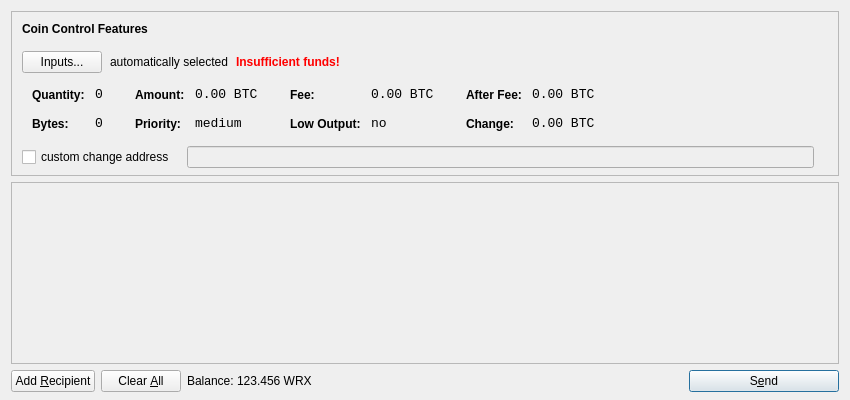
<?xml version="1.0" encoding="UTF-8"?>
<ui version="4.0">
 <class>SendCoinsDialog</class>
 <widget class="QDialog" name="SendCoinsDialog">
  <property name="geometry">
   <rect>
    <x>0</x>
    <y>0</y>
    <width>850</width>
    <height>400</height>
   </rect>
  </property>
  <property name="windowTitle">
   <string>Send Coins</string>
  </property>
  <layout class="QVBoxLayout" name="verticalLayout" stretch="0,1,0">
   <property name="bottomMargin">
    <number>8</number>
   </property>
   <item>
    <widget class="QFrame" name="frameCoinControl">
     <property name="sizePolicy">
      <sizepolicy hsizetype="Expanding" vsizetype="Expanding">
       <horstretch>0</horstretch>
       <verstretch>0</verstretch>
      </sizepolicy>
     </property>
     <property name="maximumSize">
      <size>
       <width>16777215</width>
       <height>16777215</height>
      </size>
     </property>
     <property name="frameShape">
      <enum>QFrame::StyledPanel</enum>
     </property>
     <property name="frameShadow">
      <enum>QFrame::Sunken</enum>
     </property>
     <layout class="QVBoxLayout" name="verticalLayoutCoinControl2">
      <property name="spacing">
       <number>-1</number>
      </property>
      <property name="leftMargin">
       <number>0</number>
      </property>
      <property name="topMargin">
       <number>0</number>
      </property>
      <property name="rightMargin">
       <number>0</number>
      </property>
      <property name="bottomMargin">
       <number>6</number>
      </property>
      <item>
       <layout class="QVBoxLayout" name="verticalLayoutCoinControl" stretch="0,0,0,0,1">
        <property name="spacing">
         <number>0</number>
        </property>
        <property name="leftMargin">
         <number>10</number>
        </property>
        <property name="topMargin">
         <number>10</number>
        </property>
        <item>
         <layout class="QHBoxLayout" name="horizontalLayoutCoinControl1">
          <property name="bottomMargin">
           <number>15</number>
          </property>
          <item>
           <widget class="QLabel" name="labelCoinControlFeatures">
            <property name="sizePolicy">
             <sizepolicy hsizetype="Preferred" vsizetype="Maximum">
              <horstretch>0</horstretch>
              <verstretch>0</verstretch>
             </sizepolicy>
            </property>
            <property name="font">
             <font>
              <weight>75</weight>
              <bold>true</bold>
             </font>
            </property>
            <property name="styleSheet">
             <string notr="true">font-weight:bold;</string>
            </property>
            <property name="text">
             <string>Coin Control Features</string>
            </property>
           </widget>
          </item>
         </layout>
        </item>
        <item>
         <layout class="QHBoxLayout" name="horizontalLayoutCoinControl2" stretch="0,0,0,0">
          <property name="spacing">
           <number>8</number>
          </property>
          <property name="bottomMargin">
           <number>10</number>
          </property>
          <item>
           <widget class="QPushButton" name="pushButtonCoinControl">
            <property name="styleSheet">
             <string notr="true"/>
            </property>
            <property name="text">
             <string>Inputs...</string>
            </property>
           </widget>
          </item>
          <item>
           <widget class="QLabel" name="labelCoinControlAutomaticallySelected">
            <property name="text">
             <string>automatically selected</string>
            </property>
            <property name="margin">
             <number>5</number>
            </property>
           </widget>
          </item>
          <item>
           <widget class="QLabel" name="labelCoinControlInsuffFunds">
            <property name="font">
             <font>
              <weight>75</weight>
              <bold>true</bold>
             </font>
            </property>
            <property name="styleSheet">
             <string notr="true">color:red;font-weight:bold;</string>
            </property>
            <property name="text">
             <string>Insufficient funds!</string>
            </property>
            <property name="margin">
             <number>5</number>
            </property>
           </widget>
          </item>
          <item>
           <spacer name="horizontalSpacerCoinControl">
            <property name="orientation">
             <enum>Qt::Horizontal</enum>
            </property>
            <property name="sizeHint" stdset="0">
             <size>
              <width>40</width>
              <height>1</height>
             </size>
            </property>
           </spacer>
          </item>
         </layout>
        </item>
        <item>
         <widget class="QWidget" name="widgetCoinControl" native="true">
          <property name="sizePolicy">
           <sizepolicy hsizetype="Preferred" vsizetype="Preferred">
            <horstretch>0</horstretch>
            <verstretch>0</verstretch>
           </sizepolicy>
          </property>
          <property name="minimumSize">
           <size>
            <width>0</width>
            <height>0</height>
           </size>
          </property>
          <property name="styleSheet">
           <string notr="true"/>
          </property>
          <layout class="QHBoxLayout" name="horizontalLayoutCoinControl5">
           <property name="margin">
            <number>0</number>
           </property>
           <item>
            <layout class="QHBoxLayout" name="horizontalLayoutCoinControl3" stretch="0,0,0,1">
             <property name="spacing">
              <number>20</number>
             </property>
             <property name="topMargin">
              <number>0</number>
             </property>
             <property name="bottomMargin">
              <number>10</number>
             </property>
             <item>
              <layout class="QFormLayout" name="formLayoutCoinControl1">
               <property name="horizontalSpacing">
                <number>10</number>
               </property>
               <property name="verticalSpacing">
                <number>14</number>
               </property>
               <property name="leftMargin">
                <number>10</number>
               </property>
               <property name="topMargin">
                <number>4</number>
               </property>
               <property name="rightMargin">
                <number>6</number>
               </property>
               <item row="0" column="0">
                <widget class="QLabel" name="labelCoinControlQuantityText">
                 <property name="styleSheet">
                  <string notr="true">font-weight:bold;</string>
                 </property>
                 <property name="text">
                  <string>Quantity:</string>
                 </property>
                 <property name="margin">
                  <number>0</number>
                 </property>
                </widget>
               </item>
               <item row="0" column="1">
                <widget class="QLabel" name="labelCoinControlQuantity">
                 <property name="font">
                  <font>
                   <family>Monospace</family>
                   <pointsize>10</pointsize>
                  </font>
                 </property>
                 <property name="cursor">
                  <cursorShape>IBeamCursor</cursorShape>
                 </property>
                 <property name="contextMenuPolicy">
                  <enum>Qt::ActionsContextMenu</enum>
                 </property>
                 <property name="text">
                  <string notr="true">0</string>
                 </property>
                 <property name="margin">
                  <number>0</number>
                 </property>
                 <property name="textInteractionFlags">
                  <set>Qt::LinksAccessibleByMouse|Qt::TextSelectableByKeyboard|Qt::TextSelectableByMouse</set>
                 </property>
                </widget>
               </item>
               <item row="1" column="0">
                <widget class="QLabel" name="labelCoinControlBytesText">
                 <property name="styleSheet">
                  <string notr="true">font-weight:bold;</string>
                 </property>
                 <property name="text">
                  <string>Bytes:</string>
                 </property>
                </widget>
               </item>
               <item row="1" column="1">
                <widget class="QLabel" name="labelCoinControlBytes">
                 <property name="font">
                  <font>
                   <family>Monospace</family>
                   <pointsize>10</pointsize>
                  </font>
                 </property>
                 <property name="cursor">
                  <cursorShape>IBeamCursor</cursorShape>
                 </property>
                 <property name="contextMenuPolicy">
                  <enum>Qt::ActionsContextMenu</enum>
                 </property>
                 <property name="text">
                  <string notr="true">0</string>
                 </property>
                 <property name="textInteractionFlags">
                  <set>Qt::LinksAccessibleByMouse|Qt::TextSelectableByKeyboard|Qt::TextSelectableByMouse</set>
                 </property>
                </widget>
               </item>
              </layout>
             </item>
             <item>
              <layout class="QFormLayout" name="formLayoutCoinControl2">
               <property name="horizontalSpacing">
                <number>10</number>
               </property>
               <property name="verticalSpacing">
                <number>14</number>
               </property>
               <property name="leftMargin">
                <number>6</number>
               </property>
               <property name="topMargin">
                <number>4</number>
               </property>
               <property name="rightMargin">
                <number>6</number>
               </property>
               <item row="0" column="0">
                <widget class="QLabel" name="labelCoinControlAmountText">
                 <property name="styleSheet">
                  <string notr="true">font-weight:bold;</string>
                 </property>
                 <property name="text">
                  <string>Amount:</string>
                 </property>
                 <property name="margin">
                  <number>0</number>
                 </property>
                </widget>
               </item>
               <item row="0" column="1">
                <widget class="QLabel" name="labelCoinControlAmount">
                 <property name="font">
                  <font>
                   <family>Monospace</family>
                   <pointsize>10</pointsize>
                  </font>
                 </property>
                 <property name="cursor">
                  <cursorShape>IBeamCursor</cursorShape>
                 </property>
                 <property name="contextMenuPolicy">
                  <enum>Qt::ActionsContextMenu</enum>
                 </property>
                 <property name="text">
                  <string notr="true">0.00 BTC</string>
                 </property>
                 <property name="textInteractionFlags">
                  <set>Qt::LinksAccessibleByMouse|Qt::TextSelectableByKeyboard|Qt::TextSelectableByMouse</set>
                 </property>
                </widget>
               </item>
               <item row="1" column="0">
                <widget class="QLabel" name="labelCoinControlPriorityText">
                 <property name="styleSheet">
                  <string notr="true">font-weight:bold;</string>
                 </property>
                 <property name="text">
                  <string>Priority:</string>
                 </property>
                </widget>
               </item>
               <item row="1" column="1">
                <widget class="QLabel" name="labelCoinControlPriority">
                 <property name="font">
                  <font>
                   <family>Monospace</family>
                   <pointsize>10</pointsize>
                  </font>
                 </property>
                 <property name="cursor">
                  <cursorShape>IBeamCursor</cursorShape>
                 </property>
                 <property name="contextMenuPolicy">
                  <enum>Qt::ActionsContextMenu</enum>
                 </property>
                 <property name="text">
                  <string>medium</string>
                 </property>
                 <property name="textInteractionFlags">
                  <set>Qt::LinksAccessibleByMouse|Qt::TextSelectableByKeyboard|Qt::TextSelectableByMouse</set>
                 </property>
                </widget>
               </item>
              </layout>
             </item>
             <item>
              <layout class="QFormLayout" name="formLayoutCoinControl3">
               <property name="horizontalSpacing">
                <number>10</number>
               </property>
               <property name="verticalSpacing">
                <number>14</number>
               </property>
               <property name="leftMargin">
                <number>6</number>
               </property>
               <property name="topMargin">
                <number>4</number>
               </property>
               <property name="rightMargin">
                <number>6</number>
               </property>
               <item row="0" column="0">
                <widget class="QLabel" name="labelCoinControlFeeText">
                 <property name="styleSheet">
                  <string notr="true">font-weight:bold;</string>
                 </property>
                 <property name="text">
                  <string>Fee:</string>
                 </property>
                 <property name="margin">
                  <number>0</number>
                 </property>
                </widget>
               </item>
               <item row="0" column="1">
                <widget class="QLabel" name="labelCoinControlFee">
                 <property name="font">
                  <font>
                   <family>Monospace</family>
                   <pointsize>10</pointsize>
                  </font>
                 </property>
                 <property name="cursor">
                  <cursorShape>IBeamCursor</cursorShape>
                 </property>
                 <property name="contextMenuPolicy">
                  <enum>Qt::ActionsContextMenu</enum>
                 </property>
                 <property name="text">
                  <string notr="true">0.00 BTC</string>
                 </property>
                 <property name="textInteractionFlags">
                  <set>Qt::LinksAccessibleByMouse|Qt::TextSelectableByKeyboard|Qt::TextSelectableByMouse</set>
                 </property>
                </widget>
               </item>
               <item row="1" column="0">
                <widget class="QLabel" name="labelCoinControlLowOutputText">
                 <property name="styleSheet">
                  <string notr="true">font-weight:bold;</string>
                 </property>
                 <property name="text">
                  <string>Low Output:</string>
                 </property>
                </widget>
               </item>
               <item row="1" column="1">
                <widget class="QLabel" name="labelCoinControlLowOutput">
                 <property name="font">
                  <font>
                   <family>Monospace</family>
                   <pointsize>10</pointsize>
                  </font>
                 </property>
                 <property name="cursor">
                  <cursorShape>IBeamCursor</cursorShape>
                 </property>
                 <property name="contextMenuPolicy">
                  <enum>Qt::ActionsContextMenu</enum>
                 </property>
                 <property name="text">
                  <string>no</string>
                 </property>
                 <property name="textInteractionFlags">
                  <set>Qt::LinksAccessibleByMouse|Qt::TextSelectableByKeyboard|Qt::TextSelectableByMouse</set>
                 </property>
                </widget>
               </item>
              </layout>
             </item>
             <item>
              <layout class="QFormLayout" name="formLayoutCoinControl4">
               <property name="horizontalSpacing">
                <number>10</number>
               </property>
               <property name="verticalSpacing">
                <number>14</number>
               </property>
               <property name="leftMargin">
                <number>6</number>
               </property>
               <property name="topMargin">
                <number>4</number>
               </property>
               <property name="rightMargin">
                <number>6</number>
               </property>
               <item row="0" column="0">
                <widget class="QLabel" name="labelCoinControlAfterFeeText">
                 <property name="styleSheet">
                  <string notr="true">font-weight:bold;</string>
                 </property>
                 <property name="text">
                  <string>After Fee:</string>
                 </property>
                 <property name="margin">
                  <number>0</number>
                 </property>
                </widget>
               </item>
               <item row="0" column="1">
                <widget class="QLabel" name="labelCoinControlAfterFee">
                 <property name="font">
                  <font>
                   <family>Monospace</family>
                   <pointsize>10</pointsize>
                  </font>
                 </property>
                 <property name="cursor">
                  <cursorShape>IBeamCursor</cursorShape>
                 </property>
                 <property name="contextMenuPolicy">
                  <enum>Qt::ActionsContextMenu</enum>
                 </property>
                 <property name="text">
                  <string notr="true">0.00 BTC</string>
                 </property>
                 <property name="textInteractionFlags">
                  <set>Qt::LinksAccessibleByMouse|Qt::TextSelectableByKeyboard|Qt::TextSelectableByMouse</set>
                 </property>
                </widget>
               </item>
               <item row="1" column="0">
                <widget class="QLabel" name="labelCoinControlChangeText">
                 <property name="styleSheet">
                  <string notr="true">font-weight:bold;</string>
                 </property>
                 <property name="text">
                  <string>Change:</string>
                 </property>
                </widget>
               </item>
               <item row="1" column="1">
                <widget class="QLabel" name="labelCoinControlChange">
                 <property name="font">
                  <font>
                   <family>Monospace</family>
                   <pointsize>10</pointsize>
                  </font>
                 </property>
                 <property name="cursor">
                  <cursorShape>IBeamCursor</cursorShape>
                 </property>
                 <property name="contextMenuPolicy">
                  <enum>Qt::ActionsContextMenu</enum>
                 </property>
                 <property name="text">
                  <string notr="true">0.00 BTC</string>
                 </property>
                 <property name="textInteractionFlags">
                  <set>Qt::LinksAccessibleByMouse|Qt::TextSelectableByKeyboard|Qt::TextSelectableByMouse</set>
                 </property>
                </widget>
               </item>
              </layout>
             </item>
            </layout>
           </item>
          </layout>
         </widget>
        </item>
        <item>
         <layout class="QHBoxLayout" name="horizontalLayoutCoinControl4" stretch="0,0,0">
          <property name="spacing">
           <number>12</number>
          </property>
          <property name="sizeConstraint">
           <enum>QLayout::SetDefaultConstraint</enum>
          </property>
          <property name="topMargin">
           <number>5</number>
          </property>
          <property name="rightMargin">
           <number>5</number>
          </property>
          <item>
           <widget class="QCheckBox" name="checkBoxCoinControlChange">
            <property name="text">
             <string>custom change address</string>
            </property>
           </widget>
          </item>
          <item>
           <widget class="QLineEdit" name="lineEditCoinControlChange">
            <property name="enabled">
             <bool>false</bool>
            </property>
            <property name="sizePolicy">
             <sizepolicy hsizetype="Expanding" vsizetype="Fixed">
              <horstretch>0</horstretch>
              <verstretch>0</verstretch>
             </sizepolicy>
            </property>
           </widget>
          </item>
          <item>
           <widget class="QLabel" name="labelCoinControlChangeLabel">
            <property name="sizePolicy">
             <sizepolicy hsizetype="Preferred" vsizetype="Expanding">
              <horstretch>0</horstretch>
              <verstretch>0</verstretch>
             </sizepolicy>
            </property>
            <property name="minimumSize">
             <size>
              <width>0</width>
              <height>0</height>
             </size>
            </property>
            <property name="text">
             <string/>
            </property>
            <property name="margin">
             <number>3</number>
            </property>
           </widget>
          </item>
         </layout>
        </item>
        <item>
         <spacer name="verticalSpacerCoinControl">
          <property name="orientation">
           <enum>Qt::Vertical</enum>
          </property>
          <property name="sizeHint" stdset="0">
           <size>
            <width>800</width>
            <height>1</height>
           </size>
          </property>
         </spacer>
        </item>
       </layout>
      </item>
     </layout>
    </widget>
   </item>
   <item>
    <widget class="QScrollArea" name="scrollArea">
     <property name="widgetResizable">
      <bool>true</bool>
     </property>
     <widget class="QWidget" name="scrollAreaWidgetContents">
      <property name="geometry">
       <rect>
        <x>0</x>
        <y>0</y>
        <width>830</width>
        <height>165</height>
       </rect>
      </property>
      <layout class="QVBoxLayout" name="verticalLayout_2">
       <property name="margin">
        <number>0</number>
       </property>
       <item>
        <layout class="QVBoxLayout" name="entries">
         <property name="spacing">
          <number>6</number>
         </property>
        </layout>
       </item>
       <item>
        <spacer name="verticalSpacer">
         <property name="orientation">
          <enum>Qt::Vertical</enum>
         </property>
         <property name="sizeHint" stdset="0">
          <size>
           <width>20</width>
           <height>40</height>
          </size>
         </property>
        </spacer>
       </item>
      </layout>
     </widget>
    </widget>
   </item>
   <item>
    <layout class="QHBoxLayout" name="horizontalLayout">
     <item>
      <widget class="QPushButton" name="addButton">
       <property name="toolTip">
        <string>Send to multiple recipients at once</string>
       </property>
       <property name="text">
        <string>Add &amp;Recipient</string>
       </property>
       <property name="icon">
        <iconset resource="../bitcoin.qrc">
         <normaloff>:/icons/add</normaloff>:/icons/add</iconset>
       </property>
       <property name="autoDefault">
        <bool>false</bool>
       </property>
      </widget>
     </item>
     <item>
      <widget class="QPushButton" name="clearButton">
       <property name="sizePolicy">
        <sizepolicy hsizetype="Minimum" vsizetype="Fixed">
         <horstretch>0</horstretch>
         <verstretch>0</verstretch>
        </sizepolicy>
       </property>
       <property name="toolTip">
        <string>Remove all transaction fields</string>
       </property>
       <property name="text">
        <string>Clear &amp;All</string>
       </property>
       <property name="icon">
        <iconset resource="../bitcoin.qrc">
         <normaloff>:/icons/remove</normaloff>:/icons/remove</iconset>
       </property>
       <property name="autoRepeatDelay">
        <number>300</number>
       </property>
       <property name="autoDefault">
        <bool>false</bool>
       </property>
      </widget>
     </item>
     <item>
      <layout class="QHBoxLayout" name="horizontalLayout_2">
       <property name="spacing">
        <number>3</number>
       </property>
       <item>
        <widget class="QLabel" name="label">
         <property name="text">
          <string>Balance:</string>
         </property>
        </widget>
       </item>
       <item>
        <widget class="QLabel" name="labelBalance">
         <property name="cursor">
          <cursorShape>IBeamCursor</cursorShape>
         </property>
         <property name="text">
          <string>123.456 WRX</string>
         </property>
         <property name="textInteractionFlags">
          <set>Qt::LinksAccessibleByMouse|Qt::TextSelectableByKeyboard|Qt::TextSelectableByMouse</set>
         </property>
        </widget>
       </item>
      </layout>
     </item>
     <item>
      <spacer name="horizontalSpacer">
       <property name="orientation">
        <enum>Qt::Horizontal</enum>
       </property>
       <property name="sizeHint" stdset="0">
        <size>
         <width>40</width>
         <height>20</height>
        </size>
       </property>
      </spacer>
     </item>
     <item>
      <widget class="QPushButton" name="sendButton">
       <property name="minimumSize">
        <size>
         <width>150</width>
         <height>0</height>
        </size>
       </property>
       <property name="toolTip">
        <string>Confirm the send action</string>
       </property>
       <property name="text">
        <string>S&amp;end</string>
       </property>
       <property name="icon">
        <iconset resource="../bitcoin.qrc">
         <normaloff>:/icons/send</normaloff>:/icons/send</iconset>
       </property>
       <property name="default">
        <bool>true</bool>
       </property>
      </widget>
     </item>
    </layout>
   </item>
  </layout>
 </widget>
 <resources>
  <include location="../bitcoin.qrc"/>
 </resources>
 <connections/>
</ui>
